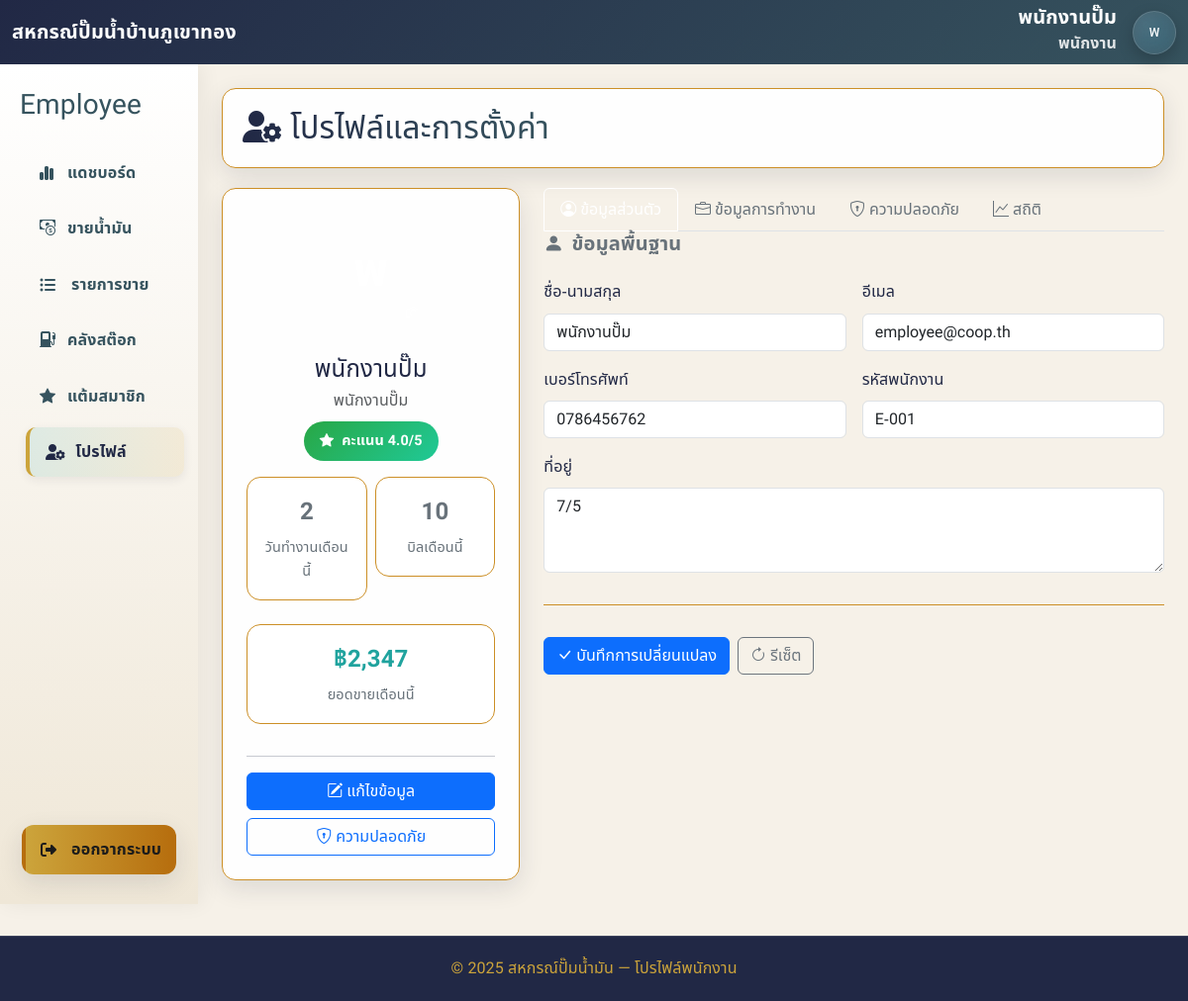
The app's page /employee/profile.php (signed in) with its own data.
### tables this page shows
CREATE TABLE `employees` (
  `id` bigint UNSIGNED NOT NULL,
  `user_id` bigint UNSIGNED DEFAULT NULL,
  `station_id` int NOT NULL DEFAULT '1',
  `emp_code` varchar(20) DEFAULT NULL,
  `position` varchar(80) NOT NULL DEFAULT 'พนักงานปั๊ม',
  `address` text,
  `joined_date` date DEFAULT NULL,
  `salary` decimal(12,2) DEFAULT NULL,
  `created_at` datetime NOT NULL DEFAULT CURRENT_TIMESTAMP
);

CREATE TABLE `users` (
  `id` bigint UNSIGNED NOT NULL,
  `username` varchar(64) NOT NULL,
  `email` varchar(60) DEFAULT NULL,
  `full_name` varchar(150) NOT NULL,
  `phone` varchar(13) DEFAULT NULL,
  `password_hash` varchar(255) NOT NULL,
  `is_active` tinyint(1) NOT NULL DEFAULT '1',
  `last_login_at` datetime DEFAULT NULL,
  `created_at` datetime NOT NULL DEFAULT CURRENT_TIMESTAMP,
  `updated_at` datetime NOT NULL DEFAULT CURRENT_TIMESTAMP ON UPDATE CURRENT_TIMESTAMP,
  `role` varchar(255) NOT NULL
);

### employee/profile.php (the view, shortened to what this page needs)
<?php
$site_name     = 'สหกรณ์ปั๊มน้ำบ้านภูเขาทอง';
$pdo->setAttribute(PDO::ATTR_ERRMODE, PDO::ERRMODE_EXCEPTION);
$pdo->setAttribute(PDO::ATTR_EMULATE_PREPARES, false);
$current_user_id = (int)$_SESSION['user_id'];
$current_name    = $_SESSION['full_name'] ?? 'พนักงาน';
$current_role    = $_SESSION['role']      ?? 'employee';
$role_th_map = [
  'admin'=>'ผู้ดูแลระบบ','manager'=>'ผู้บริหาร',
  'employee'=>'พนักงาน','member'=>'สมาชิกสหกรณ์','committee'=>'กรรมการ'
];
$current_role_th = $role_th_map[$current_role] ?? 'ผู้ใช้งาน';
$avatar_text = mb_substr($current_name ?: 'พ', 0, 1, 'UTF-8');
function load_profile(PDO $pdo, int $uid): array {
  $sql = "SELECT
            u.id            AS user_id,
            u.full_name     AS full_name,
            u.email         AS email,
            u.phone         AS phone,
            u.last_login_at AS last_login,
            u.is_active     AS is_active,
            e.emp_code      AS employee_id,
            e.position      AS position,
            e.address       AS emp_address,
            e.joined_date   AS joined_date,
            e.salary        AS salary,
            e.station_id    AS station_id
          FROM users u
          LEFT JOIN employees e ON e.user_id = u.id
          WHERE u.id = :uid
          LIMIT 1";
  $st = $pdo->prepare($sql);
  $st->execute([':uid' => $uid]);
  $row = $st->fetch() ?: [];
  $row['employee_id'] = $row['employee_id'] ?? '';
  $row['position']    = $row['position']    ?? 'พนักงานปั๊ม';
  $row['emp_address'] = $row['emp_address'] ?? '';
  $row['joined_date'] = $row['joined_date'] ?? null;
  $row['salary']      = isset($row['salary']) ? (float)$row['salary'] : 0.0;
  $row['station_id']  = $row['station_id'] ?? 1;
  return $row;
}
try {
  $profile = load_profile($pdo, $current_user_id);
} catch (Throwable $e) {
  die('เชื่อมต่อฐานข้อมูลล้มเหลว: '.$e->getMessage());
}
function load_work_stats(PDO $pdo, int $uid): array {
  $sqlThis = "SELECT
                COUNT(DISTINCT s.id)                          AS bills,
                COALESCE(SUM(s.net_amount),0)                 AS sales,
                COUNT(DISTINCT DATE(s.sale_date))             AS sale_days
              FROM sales s
              JOIN fuel_moves fm ON fm.sale_id = s.id AND fm.type='sale_out'
              WHERE fm.user_id = :uid
                AND s.sale_date >= DATE_FORMAT(CURRENT_DATE(), '%Y-%m-01')
                AND s.sale_date <  DATE_FORMAT(DATE_ADD(CURRENT_DATE(), INTERVAL 1 MONTH), '%Y-%m-01')";
  $st1 = $pdo->prepare($sqlThis);
  $st1->execute([':uid'=>$uid]);
  $t = $st1->fetch() ?: ['bills'=>0,'sales'=>0,'sale_days'=>0];
  $sqlPrev = "SELECT
                COALESCE(SUM(s.net_amount),0) AS sales
              FROM sales s
              JOIN fuel_moves fm ON fm.sale_id = s.id AND fm.type='sale_out'
              WHERE fm.user_id = :uid
                AND s.sale_date >= DATE_FORMAT(DATE_SUB(CURRENT_DATE(), INTERVAL 1 MONTH), '%Y-%m-01')
                AND s.sale_date <  DATE_FORMAT(CURRENT_DATE(), '%Y-%m-01')";
  $st2 = $pdo->prepare($sqlPrev);
  $st2->execute([':uid'=>$uid]);
  $prevSales = (float)($st2->fetchColumn() ?: 0);
  $sqlDays = "SELECT COUNT(DISTINCT DATE(occurred_at))
              FROM fuel_moves
              WHERE type='sale_out' AND user_id=:uid";
  $st3 = $pdo->prepare($sqlDays);
  $st3->execute([':uid'=>$uid]);
  $totalDays = (int)($st3->fetchColumn() ?: 0);
  $thisSales = (float)$t['sales'];
  $bills     = (int)$t['bills'];
  $saleDays  = max(1, (int)$t['sale_days']);
  $avgPerDay = $thisSales / $saleDays;
  $growth    = $prevSales > 0 ? (($thisSales - $prevSales) / $prevSales) * 100 : 0;
  return [
    'this_month_sales'     => $thisSales,
    'this_month_bills'     => $bills,
    'work_days_this_month' => (int)$t['sale_days'],
    'avg_sale_per_day'     => $avgPerDay,
    'total_work_days'      => $totalDays,
    'performance_rating'   => $growth >= 5 ? 4.7 : ($growth > 0 ? 4.3 : 4.0),
    'last_month_sales'     => $prevSales,
    'sales_growth'         => $growth,
  ];
}
$work_stats = load_work_stats($pdo, $current_user_id);
$current_user = [
  'name'        => $profile['full_name']   ?? 'พนักงาน',
  'email'       => $profile['email']       ?? '',
  'phone'       => $profile['phone']       ?? '',
  'address'     => $profile['emp_address'] ?? '',
  'position'    => $profile['position']    ?? 'พนักงานปั๊ม',
  'employee_id' => $profile['employee_id'] ?? '',
  'start_date'  => $profile['joined_date'] ?? null,
  'salary'      => $profile['salary']      ?? 0,
  'department'  => '',
  'shift'       => '-',
  'avatar'      => null,
  'last_login'  => $profile['last_login'] ?? null,
  'status'      => !empty($profile['is_active']) ? 'active' : 'inactive'
];
?>
<!DOCTYPE html>
<html lang="th">
<head>
  <link href="https://cdn.jsdelivr.net/npm/bootstrap@5.3.2/dist/css/bootstrap.min.css" rel="stylesheet" />
  <link href="https://cdn.jsdelivr.net/npm/bootstrap-icons@1.11.3/font/bootstrap-icons.css" rel="stylesheet" />
  <link rel="stylesheet" href="https://cdnjs.cloudflare.com/ajax/libs/font-awesome/6.5.2/css/all.min.css" />
  <link rel="stylesheet" href="../assets/css/admin_dashboard.css" />
</head>
<body>
  <nav class="navbar navbar-dark bg-primary">
    <div class="container-fluid">
      <div class="d-flex align-items-center gap-2">
        <a class="navbar-brand" href="#"><?= htmlspecialchars($site_name) ?></a>
      </div>
      <div class="d-flex align-items-center gap-3 ms-auto">
        <div class="nav-identity text-end d-none d-sm-block">
          <div class="nav-name"><?= htmlspecialchars($current_name) ?></div>
          <div class="nav-sub"><?= htmlspecialchars($current_role_th) ?></div>
        </div>
        <a href="profile.php" class="avatar-circle text-decoration-none"><?= htmlspecialchars($avatar_text) ?></a>
      </div>
    </div>
  </nav>
  <div class="container-fluid">
    <div class="row">
      <aside class="col-lg-2 d-none d-lg-flex flex-column sidebar py-4">
        <div class="side-brand mb-3"><h3><span>Employee</span></h3></div>
        <nav class="sidebar-menu flex-grow-1">
          <a href="employee_dashboard.php"><i class="fa-solid fa-chart-simple"></i> แดชบอร์ด</a>
          <a href="sell.php"><i class="bi bi-cash-coin"></i> ขายน้ำมัน</a>
          <a href="list_sell.php"><i class="fa-solid fa-list-ul me-1"></i> รายการขาย</a>
          <a href="inventory.php"><i class="bi bi-fuel-pump-fill"></i> คลังสต๊อก</a>
          <a href="member_points.php"><i class="bi bi-star-fill"></i> แต้มสมาชิก</a>
          <a class="active" href="profile.php"><i class="fa-solid fa-user-gear"></i> โปรไฟล์</a>
        </nav>
        <a class="logout" href="../index/logout.php"><i class="fa-solid fa-right-from-bracket me-1"></i> ออกจากระบบ</a>
      </aside>
      <main class="col-lg-10 p-4">
        <div class="main-header">
          <h2><i class="fa-solid fa-user-gear me-2"></i>โปรไฟล์และการตั้งค่า</h2>
        </div>
        <div class="row g-4">
          <div class="col-12 col-lg-4">
            <div class="profile-card">
              <div class="profile-avatar">
                <button class="avatar-upload" onclick="uploadAvatar()"><i class="bi bi-camera"></i></button>
              </div>
              <div class="text-center mb-3">
                <h4 class="mb-1"><?= htmlspecialchars($current_user['name']) ?></h4>
                <p class="text-muted mb-2"><?= htmlspecialchars($current_user['position']) ?></p>
                <div class="performance-badge performance-excellent">
                  <i class="bi bi-star-fill"></i>
                  คะแนน <?= number_format($work_stats['performance_rating'],1) ?>/5
                </div>
              </div>
              <div class="row g-2">
                <div class="col-6"><div class="stat-mini"><span class="number"><?= number_format($work_stats['work_days_this_month']) ?></span><div class="label">วันทำงานเดือนนี้</div></div></div>
                <div class="col-6"><div class="stat-mini"><span class="number"><?= number_format($work_stats['this_month_bills']) ?></span><div class="label">บิลเดือนนี้</div></div></div>
                <div class="col-12"><div class="stat-mini"><span class="number text-success">฿<?= number_format($work_stats['this_month_sales'],0) ?></span><div class="label">ยอดขายเดือนนี้</div></div></div>
              </div>
              <hr>
              <div class="d-grid gap-2">
                <button class="btn btn-primary" onclick="showTab('personal')"><i class="bi bi-pencil-square me-1"></i>แก้ไขข้อมูล</button>
                <button class="btn btn-outline-primary" onclick="showTab('security')"><i class="bi bi-shield-lock me-1"></i>ความปลอดภัย</button>
              </div>
            </div>
          </div>
          <div class="col-12 col-lg-8">
            <ul class="nav nav-tabs" id="profileTabs" role="tablist">
              <li class="nav-item"><button class="nav-link active" id="personal-tab" data-bs-toggle="tab" data-bs-target="#personal" type="button"><i class="bi bi-person-circle me-1"></i>ข้อมูลส่วนตัว</button></li>
              <li class="nav-item"><button class="nav-link" id="work-tab" data-bs-toggle="tab" data-bs-target="#work" type="button"><i class="bi bi-briefcase me-1"></i>ข้อมูลการทำงาน</button></li>
              <li class="nav-item"><button class="nav-link" id="security-tab" data-bs-toggle="tab" data-bs-target="#security" type="button"><i class="bi bi-shield-lock me-1"></i>ความปลอดภัย</button></li>
              <li class="nav-item"><button class="nav-link" id="stats-tab" data-bs-toggle="tab" data-bs-target="#stats" type="button"><i class="bi bi-graph-up me-1"></i>สถิติ</button></li>
            </ul>
            <div class="tab-content" id="profileTabContent">
              <div class="tab-pane fade show active" id="personal">
                <form method="POST">
                  <div class="form-section">
                    <h5 class="section-title"><i class="bi bi-person-fill"></i>ข้อมูลพื้นฐาน</h5>
                    <div class="row g-3">
                      <div class="col-md-6"><label class="form-label">ชื่อ-นามสกุล</label><input type="text" class="form-control" name="name" value="<?= htmlspecialchars($current_user['name']) ?>" required></div>
                      <div class="col-md-6"><label class="form-label">อีเมล</label><input type="email" class="form-control" name="email" value="<?= htmlspecialchars($current_user['email']) ?>" required></div>
                      <div class="col-md-6"><label class="form-label">เบอร์โทรศัพท์</label><input type="tel" class="form-control" name="phone" value="<?= htmlspecialchars($current_user['phone']) ?>" required></div>
                      <div class="col-md-6"><label class="form-label">รหัสพนักงาน</label><input type="text" class="form-control" value="<?= htmlspecialchars($current_user['employee_id'] ?: '-') ?>" readonly></div>
                      <div class="col-12"><label class="form-label">ที่อยู่</label><textarea class="form-control" name="address" rows="3"><?= htmlspecialchars($current_user['address']) ?></textarea></div>
                    </div>
                  </div>
                  <div class="d-flex gap-2">
                    <button type="submit" class="btn btn-primary"><i class="bi bi-check-lg me-1"></i>บันทึกการเปลี่ยนแปลง</button>
                    <button type="reset" class="btn btn-outline-secondary"><i class="bi bi-arrow-clockwise me-1"></i>รีเซ็ต</button>
                  </div>
                </form>
              </div>
            </div>
          </div>
        </div>
      </main>
    </div>
  </div>
  <footer class="footer">© <?= date('Y') ?> สหกรณ์ปั๊มน้ำมัน — โปรไฟล์พนักงาน</footer>
</body>
</html>

### assets/css/admin_dashboard.css (style rules this page uses)
:root { --sand:#E2D4B7; --cafe:#513F32; --steel:#68727A; --teal:#36535E; --navy:#212845; --gold:#CCA43B; --mint:#20A39E; --amber:#B66D0D; --choco:#3D2B1F; --font-heading:"Prompt","Noto Sans Thai",system-ui,-apple-system,"Segoe UI",Roboto,"Helvetica Neue",Arial,sans-serif; --font-body:"Noto Sans Thai","Prompt",system-ui,-apple-system,"Segoe UI",Roboto,"Helvetica Neue",Arial,sans-serif; --bg:#F6F1E8; --surface:#ffffff; --surface-glass:rgba(255,255,255,.95); --border:#cc8f26; --radius:14px; --shadow:0 8px 24px rgba(33,40,69,.12); --hover-shadow:0 16px 40px rgba(33,40,69,.18); --ease:all .3s ease; }
* { box-sizing:border-box }
body { font-family:var(--font-body); font-weight:400; letter-spacing:.1px; -webkit-font-smoothing:antialiased; -moz-osx-font-smoothing:grayscale; background:var(--bg); color:var(--navy); margin:0; line-height:1.65; }
h1,h2,h3,h4,h5,h6, .navbar .navbar-brand, .sidebar a, .side-brand span, .main-header h2, .stat-card h5 { font-family:var(--font-heading); letter-spacing:.2px; }
.sidebar { display:flex; flex-direction:column; background:linear-gradient(180deg,#fff,rgba(226,212,183,.35)); min-height:100vh; box-shadow:4px 0 20px rgba(0,0,0,.06); padding-bottom:1rem; }
.side-brand { display:flex; align-items:center; gap:.5rem; color:var(--teal); font-weight:800; margin:0 8px 6px; }
.sidebar-menu { display:flex; flex-direction:column; flex:1 1 auto; }
.sidebar a { display:flex; align-items:center; gap:10px; padding:12px 16px; margin:3px 8px; color:var(--teal); text-decoration:none; font-weight:600; border-left:4px solid transparent; border-radius:10px; transition:var(--ease); position:relative; }
.sidebar a i { min-width:18px }
.sidebar a:hover, .sidebar a.active { background:linear-gradient(90deg,rgba(32,163,158,.12),rgba(204,164,59,.12)); color:var(--navy); border-left-color:var(--gold); box-shadow:0 3px 10px rgba(33,40,69,.08); transform:translateX(6px); }
.sidebar .logout { margin-top:auto; margin:10px 10px 6px; padding:12px 14px; text-align:center; background:linear-gradient(90deg,var(--gold),var(--amber)); color:#1b1b1b; border-radius:12px; font-weight:800; text-decoration:none; box-shadow:var(--shadow); }
.main-header { display:flex; align-items:center; justify-content:space-between; gap:1rem; flex-wrap:wrap; padding:1.25rem; margin-bottom:1.25rem; background:var(--surface-glass); border:1px solid var(--border); border-radius:var(--radius); box-shadow:var(--shadow); }
.main-header h2 { margin:0; background:linear-gradient(90deg,var(--navy),var(--teal)); -webkit-background-clip:text; -webkit-text-fill-color:transparent; }
.text-success { color:var(--mint)!important }
.footer { background:var(--navy); color:#CCA43B; text-align:center; padding:1.2rem 0; margin-top:2rem; border-top:1px solid rgba(255,255,255,.12); }
.navbar.bg-primary { background:linear-gradient(135deg,var(--navy),var(--teal)) !important; }
.navbar, .navbar * { color:#fff; }
.navbar .navbar-brand { font-weight:700;letter-spacing:.2px }
.btn-nav-circle, .avatar-circle { width:44px;height:44px;border-radius:999px; display:grid;place-items:center; background:radial-gradient(circle at 30% 30%,rgba(255,255,255,.16),rgba(255,255,255,.08)); border:1px solid rgba(255,255,255,.14); color:#fff; box-shadow:0 6px 16px rgba(0,0,0,.20); backdrop-filter:saturate(160%) blur(8px); -webkit-backdrop-filter:saturate(160%) blur(8px); }
.nav-identity .nav-name { color:#fff; font-weight:800; font-size:1.25rem; line-height:1.05; }
.nav-identity .nav-sub { color:rgba(255,255,255,.85); font-weight:600; margin-top:2px; }

### records on screen
employees: position "พนักงานปั๊ม", email "employee@coop.th", phone "0786456762", emp_code "E-001", address "7/5"

### other values on screen
$site_name "สหกรณ์ปั๊มน้ำบ้านภูเขาทอง"
$current_name "พนักงานปั๊ม"
$current_role_th "พนักงาน"
$avatar_text "พ"
$current_user['name'] "พนักงานปั๊ม"
$work_stats['performance_rating'] "4.0"
$work_stats['work_days_this_month'] "2"
$work_stats['this_month_bills'] "10"
$work_stats['this_month_sales'] "2,347"
